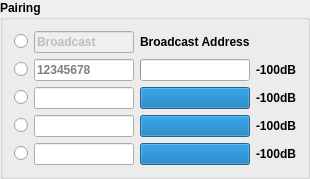
          <widget class="QGroupBox" name="groupBox_2">
           <property name="font">
            <font>
             <weight>75</weight>
             <bold>true</bold>
            </font>
           </property>
           <property name="title">
            <string>Pairing</string>
           </property>
           <layout class="QGridLayout" name="gridLayout_3">
            <item row="0" column="0">
             <widget class="QRadioButton" name="PairSelectB">
              <property name="text">
               <string/>
              </property>
             </widget>
            </item>
            <item row="0" column="1">
             <widget class="QLineEdit" name="PairIDB">
              <property name="enabled">
               <bool>false</bool>
              </property>
              <property name="maximumSize">
               <size>
                <width>100</width>
                <height>16777215</height>
               </size>
              </property>
              <property name="text">
               <string>Broadcast</string>
              </property>
             </widget>
            </item>
            <item row="0" column="2">
             <widget class="QLabel" name="PaidIDBLabel">
              <property name="text">
               <string>Broadcast Address</string>
              </property>
             </widget>
            </item>
            <item row="1" column="0">
             <widget class="QRadioButton" name="PairSelect1">
              <property name="text">
               <string/>
              </property>
             </widget>
            </item>
            <item row="1" column="1">
             <widget class="QLineEdit" name="PairID1">
              <property name="maximumSize">
               <size>
                <width>100</width>
                <height>16777215</height>
               </size>
              </property>
              <property name="placeholderText">
               <string>12345678</string>
              </property>
             </widget>
            </item>
            <item row="1" column="2">
             <widget class="QProgressBar" name="PairSignalStrengthBar1">
              <property name="minimum">
               <number>-127</number>
              </property>
              <property name="maximum">
               <number>0</number>
              </property>
              <property name="value">
               <number>-127</number>
              </property>
              <property name="textVisible">
               <bool>false</bool>
              </property>
              <property name="format">
               <string>%v dBm</string>
              </property>
             </widget>
            </item>
            <item row="1" column="3">
             <widget class="QLabel" name="PairSignalStrengthLabel1">
              <property name="text">
               <string>-100dB</string>
              </property>
             </widget>
            </item>
            <item row="2" column="0">
             <widget class="QRadioButton" name="PairSelect2">
              <property name="text">
               <string/>
              </property>
             </widget>
            </item>
            <item row="2" column="1">
             <widget class="QLineEdit" name="PairID2">
              <property name="maximumSize">
               <size>
                <width>100</width>
                <height>16777215</height>
               </size>
              </property>
             </widget>
            </item>
            <item row="2" column="2">
             <widget class="QProgressBar" name="PairSignalStrengthBar2">
              <property name="minimum">
               <number>-127</number>
              </property>
              <property name="maximum">
               <number>0</number>
              </property>
              <property name="value">
               <number>0</number>
              </property>
              <property name="textVisible">
               <bool>false</bool>
              </property>
              <property name="format">
               <string>%v dBm</string>
              </property>
             </widget>
            </item>
            <item row="2" column="3">
             <widget class="QLabel" name="PairSignalStrengthLabel2">
              <property name="text">
               <string>-100dB</string>
              </property>
             </widget>
            </item>
            <item row="3" column="0">
             <widget class="QRadioButton" name="PairSelect3">
              <property name="text">
               <string/>
              </property>
             </widget>
            </item>
            <item row="3" column="1">
             <widget class="QLineEdit" name="PairID3">
              <property name="maximumSize">
               <size>
                <width>100</width>
                <height>16777215</height>
               </size>
              </property>
             </widget>
            </item>
            <item row="3" column="2">
             <widget class="QProgressBar" name="PairSignalStrengthBar3">
              <property name="minimum">
               <number>-127</number>
              </property>
              <property name="maximum">
               <number>0</number>
              </property>
              <property name="value">
               <number>0</number>
              </property>
              <property name="textVisible">
               <bool>false</bool>
              </property>
              <property name="format">
               <string>%v dBm</string>
              </property>
             </widget>
            </item>
            <item row="3" column="3">
             <widget class="QLabel" name="PairSignalStrengthLabel3">
              <property name="text">
               <string>-100dB</string>
              </property>
             </widget>
            </item>
            <item row="4" column="0">
             <widget class="QRadioButton" name="PairSelect4">
              <property name="text">
               <string/>
              </property>
             </widget>
            </item>
            <item row="4" column="1">
             <widget class="QLineEdit" name="PairID4">
              <property name="maximumSize">
               <size>
                <width>100</width>
                <height>16777215</height>
               </size>
              </property>
             </widget>
            </item>
            <item row="4" column="2">
             <widget class="QProgressBar" name="PairSignalStrengthBar4">
              <property name="minimum">
               <number>-127</number>
              </property>
              <property name="maximum">
               <number>0</number>
              </property>
              <property name="value">
               <number>0</number>
              </property>
              <property name="textVisible">
               <bool>false</bool>
              </property>
              <property name="format">
               <string>%v dBm</string>
              </property>
             </widget>
            </item>
            <item row="4" column="3">
             <widget class="QLabel" name="PairSignalStrengthLabel4">
              <property name="text">
               <string>-100dB</string>
              </property>
             </widget>
            </item>
           </layout>
          </widget>
